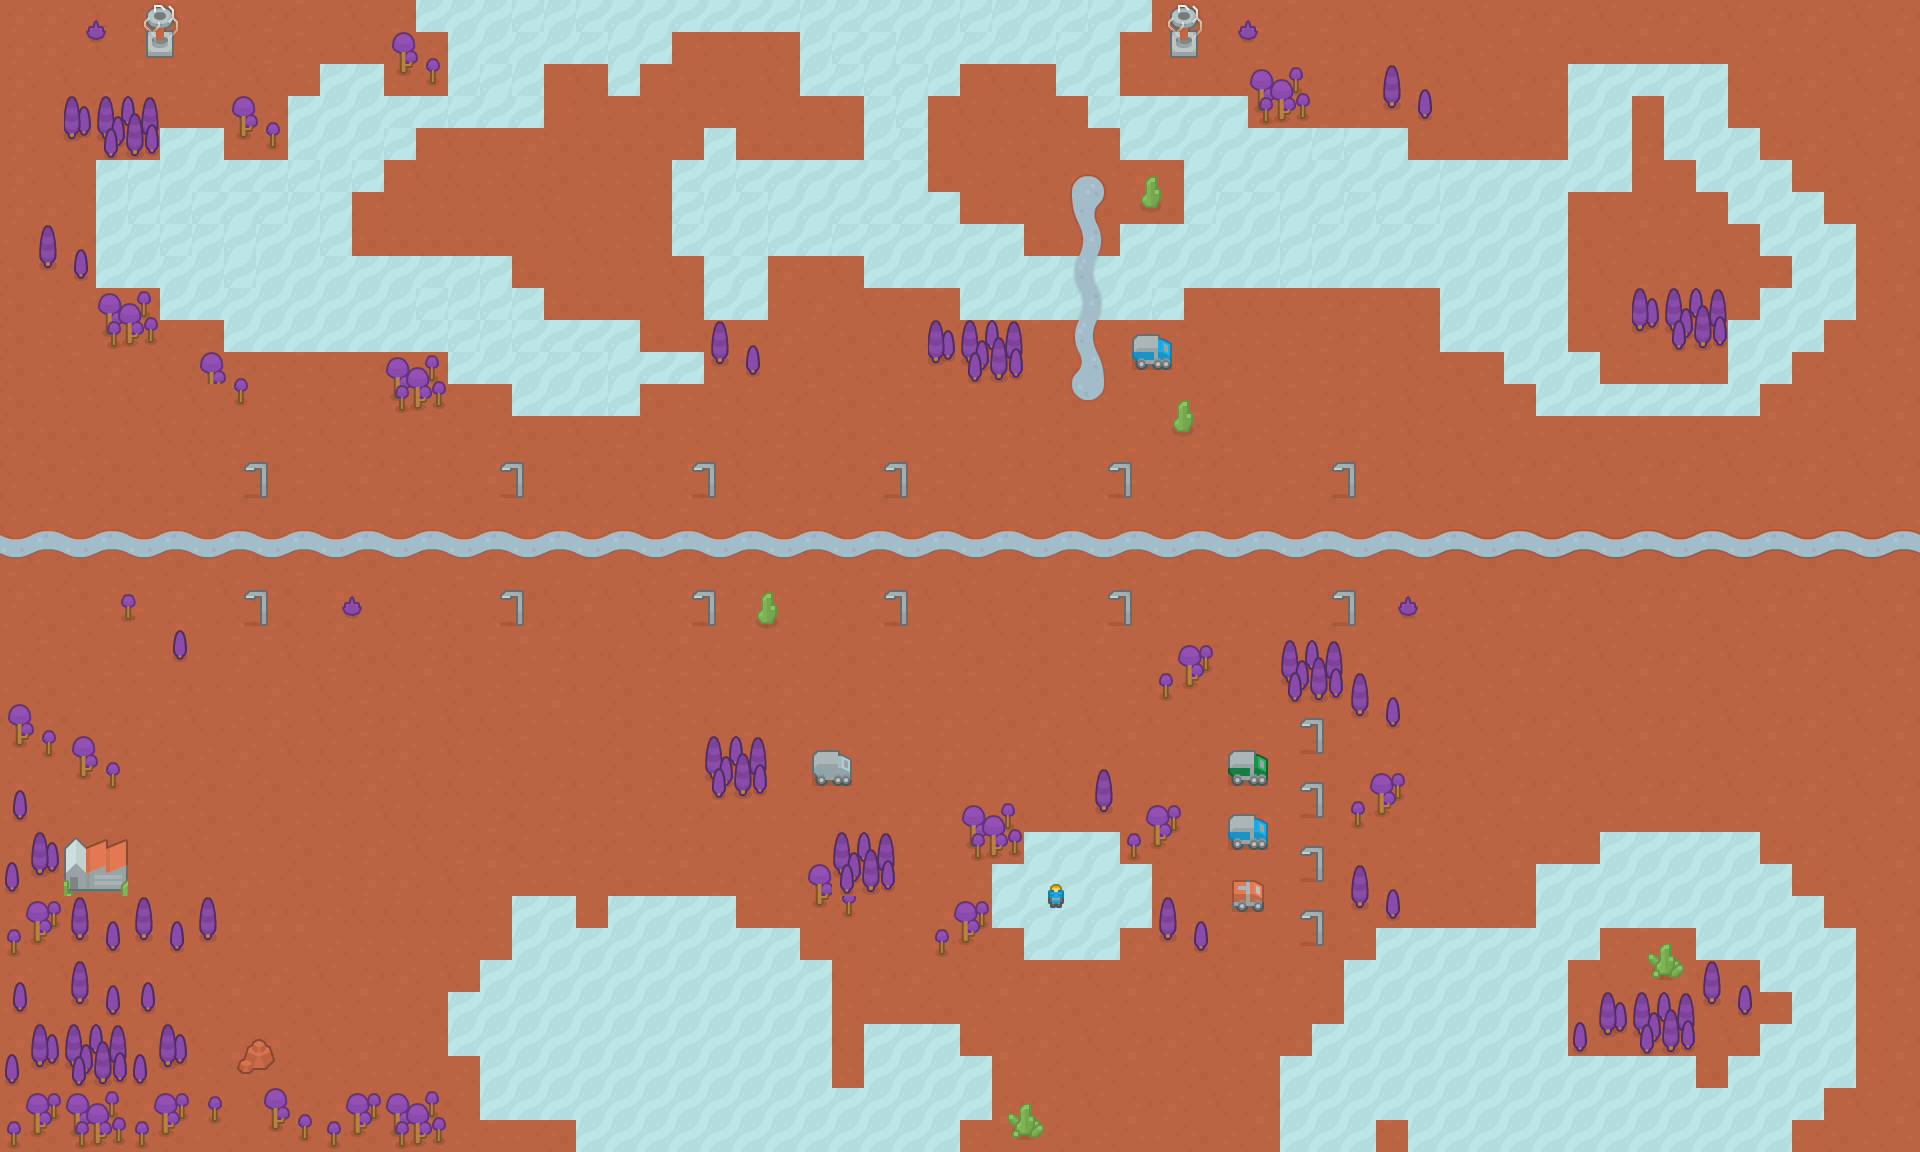

A level layout from a 2D game, rendered from its tile map. Below: a short description, then the map file with tile-grid data replaced by summaries:
An orthogonal 60x36 tile map with 32x32 px tiles, 7 tile layers (Tile Layer 6, Tile Layer 1, Tile Layer 2, Tile Layer 3, ...).

<map version="1.2" tiledversion="1.2.3" orientation="orthogonal" renderorder="right-down" width="60" height="36" tilewidth="32" tileheight="32" infinite="0" nextlayerid="15" nextobjectid="1">
 <tileset firstgid="1" source="scifi_tilesheet.tsx" />
 <layer id="8" name="Tile Layer 6" width="60" height="36">
  <data>[2160 cells, 2037 non-empty, 21 distinct tile ids]</data>
 </layer>
 <layer id="9" name="Tile Layer 1" width="60" height="36">
  <data>[2160 cells, 1350 non-empty, 105 distinct tile ids]</data>
 </layer>
 <layer id="10" name="Tile Layer 2" width="60" height="36">
  <data>[2160 cells, 44 non-empty, 16 distinct tile ids]</data>
 </layer>
 <layer id="11" name="Tile Layer 3" width="60" height="36">
  <data>[2160 cells, 454 non-empty, 64 distinct tile ids]</data>
 </layer>
 <layer id="12" name="Tile Layer 4" width="60" height="36">
  <data>[2160 cells, 89 non-empty, 20 distinct tile ids]</data>
 </layer>
 <layer id="13" name="Tile Layer 5" width="60" height="36">
  <data>[2160 cells, 261 non-empty, 40 distinct tile ids]</data>
 </layer>
 <layer id="14" name="Tile Layer 7" width="60" height="36">
  <data>[2160 cells, 301 non-empty, 48 distinct tile ids]</data>
 </layer>
</map>
